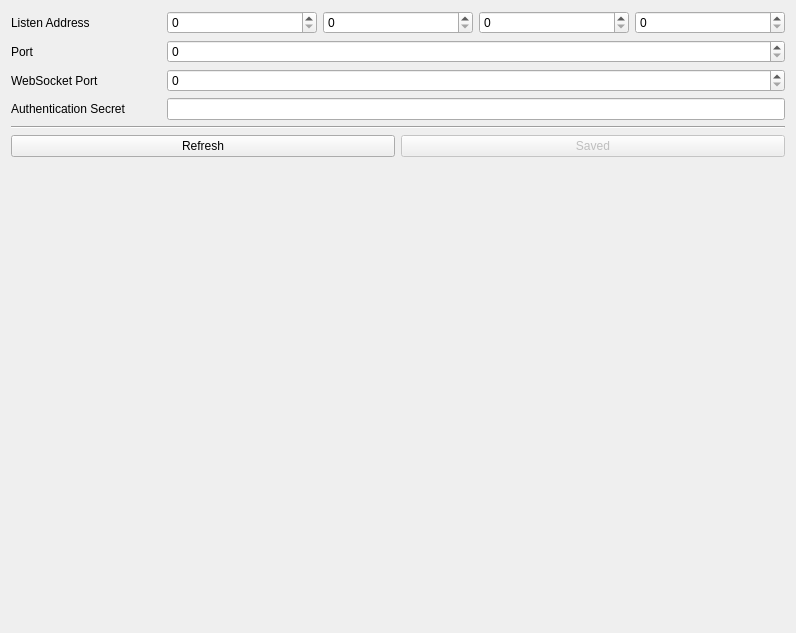
                <widget class="QWidget" name="scrollAreaWidgetContents">
                 <property name="geometry">
                  <rect>
                   <x>0</x>
                   <y>0</y>
                   <width>796</width>
                   <height>633</height>
                  </rect>
                 </property>
                 <layout class="QVBoxLayout" name="verticalLayout_5">
                  <item>
                   <layout class="QGridLayout" name="gridLayout_4">
                    <item row="0" column="0">
                     <widget class="QLabel" name="label_7">
                      <property name="text">
                       <string>Listen Address</string>
                      </property>
                      <property name="buddy">
                       <cstring>sbox_brickd_la_ip1</cstring>
                      </property>
                     </widget>
                    </item>
                    <item row="0" column="2">
                     <widget class="QSpinBox" name="sbox_brickd_la_ip2">
                      <property name="maximum">
                       <number>255</number>
                      </property>
                     </widget>
                    </item>
                    <item row="2" column="1" colspan="4">
                     <widget class="QSpinBox" name="sbox_brickd_lwsp">
                      <property name="maximum">
                       <number>65535</number>
                      </property>
                     </widget>
                    </item>
                    <item row="6" column="0">
                     <spacer name="verticalSpacer_11">
                      <property name="orientation">
                       <enum>Qt::Vertical</enum>
                      </property>
                      <property name="sizeHint" stdset="0">
                       <size>
                        <width>20</width>
                        <height>40</height>
                       </size>
                      </property>
                     </spacer>
                    </item>
                    <item row="0" column="1">
                     <widget class="QSpinBox" name="sbox_brickd_la_ip1">
                      <property name="maximum">
                       <number>255</number>
                      </property>
                     </widget>
                    </item>
                    <item row="1" column="0">
                     <widget class="QLabel" name="label_15">
                      <property name="text">
                       <string>Port</string>
                      </property>
                      <property name="buddy">
                       <cstring>sbox_brickd_lp</cstring>
                      </property>
                     </widget>
                    </item>
                    <item row="0" column="3">
                     <widget class="QSpinBox" name="sbox_brickd_la_ip3">
                      <property name="maximum">
                       <number>255</number>
                      </property>
                     </widget>
                    </item>
                    <item row="0" column="4">
                     <widget class="QSpinBox" name="sbox_brickd_la_ip4">
                      <property name="maximum">
                       <number>255</number>
                      </property>
                     </widget>
                    </item>
                    <item row="1" column="1" colspan="4">
                     <widget class="QSpinBox" name="sbox_brickd_lp">
                      <property name="maximum">
                       <number>65535</number>
                      </property>
                     </widget>
                    </item>
                    <item row="2" column="0">
                     <widget class="QLabel" name="label_16">
                      <property name="text">
                       <string>WebSocket Port</string>
                      </property>
                      <property name="buddy">
                       <cstring>sbox_brickd_lwsp</cstring>
                      </property>
                     </widget>
                    </item>
                    <item row="5" column="0" colspan="5">
                     <layout class="QHBoxLayout" name="horizontalLayout_5">
                      <item>
                       <widget class="QPushButton" name="pbutton_brickd_general_refresh">
                        <property name="text">
                         <string>Refresh</string>
                        </property>
                       </widget>
                      </item>
                      <item>
                       <widget class="QPushButton" name="pbutton_brickd_general_save">
                        <property name="enabled">
                         <bool>false</bool>
                        </property>
                        <property name="text">
                         <string>Saved</string>
                        </property>
                       </widget>
                      </item>
                     </layout>
                    </item>
                    <item row="3" column="0">
                     <widget class="QLabel" name="label">
                      <property name="text">
                       <string>Authentication Secret</string>
                      </property>
                      <property name="buddy">
                       <cstring>ledit_brickd_secret</cstring>
                      </property>
                     </widget>
                    </item>
                    <item row="3" column="1" colspan="4">
                     <widget class="QLineEdit" name="ledit_brickd_secret"/>
                    </item>
                    <item row="4" column="0" colspan="5">
                     <widget class="Line" name="line_5">
                      <property name="orientation">
                       <enum>Qt::Horizontal</enum>
                      </property>
                     </widget>
                    </item>
                   </layout>
                  </item>
                 </layout>
                </widget>
